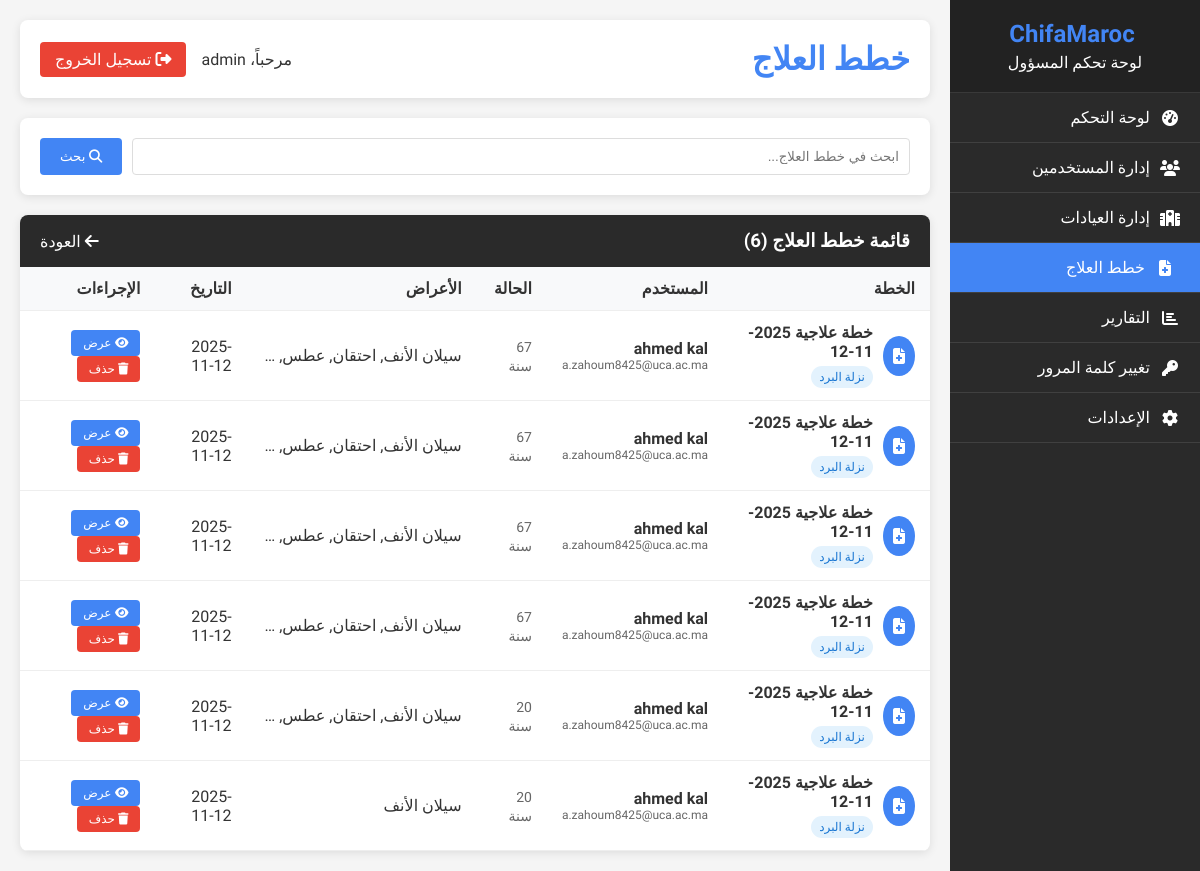
Before: /admin/treatment_plans.php (signed in) with the older database file.
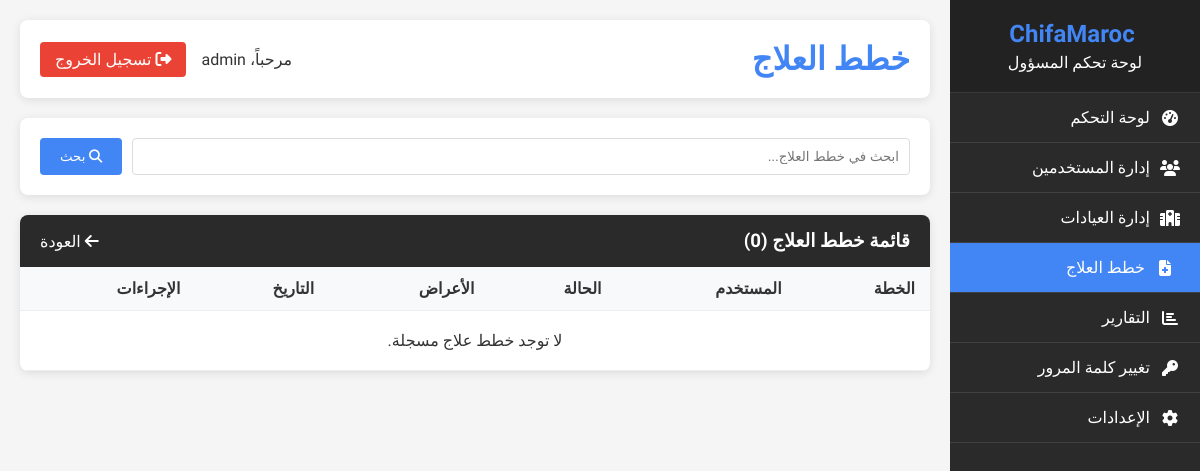
After: the same page with the newer database file.
### tables this page shows
CREATE TABLE `treatment_plans` (
  `id` int(11) NOT NULL AUTO_INCREMENT,
  `user_id` int(11) NOT NULL,
  `plan_name` varchar(255) NOT NULL,
  `symptoms` text NOT NULL,
  `age` int(11) NOT NULL,
  `health_condition` enum('good','average','poor','chronic') NOT NULL,
  `symptom_duration` enum('less_than_day','1-3','4-7','1-2','more_than_2') NOT NULL,
  `diagnosis` text,
  `recommendations` text,
  `medications` text,
  `follow_up_instructions` text,
  `plan_status` enum('active','completed','cancelled') DEFAULT 'active',
  `created_by` int(11) DEFAULT NULL COMMENT 'Admin user who created the plan',
  `created_at` timestamp NOT NULL DEFAULT CURRENT_TIMESTAMP,
  `updated_at` timestamp NOT NULL DEFAULT CURRENT_TIMESTAMP ON UPDATE CURRENT_TIMESTAMP,
  PRIMARY KEY (`id`),
  KEY `user_id` (`user_id`),
  KEY `created_by` (`created_by`),
  KEY `idx_plan_status` (`plan_status`),
  CONSTRAINT `treatment_plans_ibfk_1` FOREIGN KEY (`user_id`) REFERENCES `users` (`id`) ON DELETE CASCADE,
  CONSTRAINT `treatment_plans_ibfk_2` FOREIGN KEY (`created_by`) REFERENCES `users` (`id`) ON DELETE SET NULL
);

CREATE TABLE `users` (
  `id` int(11) NOT NULL AUTO_INCREMENT,
  `first_name` varchar(100) NOT NULL,
  `last_name` varchar(100) NOT NULL,
  `email` varchar(255) NOT NULL,
  `password` varchar(255) NOT NULL,
  `phone` varchar(20) DEFAULT NULL,
  `date_of_birth` date DEFAULT NULL,
  `gender` enum('male','female','other') DEFAULT NULL,
  `address` text,
  `city` varchar(100) DEFAULT NULL,
  `country` varchar(100) DEFAULT 'Morocco',
  `profile_image` varchar(255) DEFAULT NULL,
  `is_active` tinyint(1) DEFAULT '1',
  `email_verified` tinyint(1) DEFAULT '0',
  `verification_token` varchar(100) DEFAULT NULL,
  `reset_token` varchar(100) DEFAULT NULL,
  `reset_token_expiry` datetime DEFAULT NULL,
  `last_login` datetime DEFAULT NULL,
  `login_attempts` int(11) DEFAULT '0',
  `account_locked_until` datetime DEFAULT NULL,
  `created_at` timestamp NOT NULL DEFAULT CURRENT_TIMESTAMP,
  `updated_at` timestamp NOT NULL DEFAULT CURRENT_TIMESTAMP ON UPDATE CURRENT_TIMESTAMP,
  PRIMARY KEY (`id`),
  UNIQUE KEY `email` (`email`),
  KEY `idx_email` (`email`),
  KEY `idx_is_active` (`is_active`)
);

### admin/treatment_plans.php (the view, shortened to what the changed rows need)
<?php
$treatmentPlans = [];
$search = $_GET['search'] ?? '';
$page = max(1, intval($_GET['page'] ?? 1));
$limit = 20;
$offset = ($page - 1) * $limit;
try {
    $pdo = getDatabaseConnection();
    $query = "SELECT tp.*, u.first_name, u.last_name, u.email
              FROM treatment_plans tp
              JOIN users u ON tp.user_id = u.id
              WHERE 1=1";
    $params = [];
    $query .= " ORDER BY tp.created_at DESC LIMIT ? OFFSET ?";
    $params = array_merge($params, [$limit, $offset]);
    $stmt = $pdo->prepare($query);
    $stmt->execute($params);
    $treatmentPlans = $stmt->fetchAll();
    $countQuery = "SELECT COUNT(*) as total FROM treatment_plans tp JOIN users u ON tp.user_id = u.id WHERE 1=1";
    $countStmt = $pdo->prepare($countQuery);
    if ($search) {
        $countStmt->execute([$searchTerm, $searchTerm, $searchTerm, $searchTerm]);
    } else {
        $countStmt->execute();
    }
    $totalPlans = $countStmt->fetch()['total'];
} catch (PDOException $e) {
    $error = "حدث خطأ في جلب بيانات خطط العلاج: " . $e->getMessage();
    error_log("Error fetching treatment plans: " . $e->getMessage());
}
?>
<!DOCTYPE html>
<html lang="ar" dir="rtl">
<head>
    <link rel="stylesheet" href="https://cdnjs.cloudflare.com/ajax/libs/font-awesome/6.4.0/css/all.min.css">
</head>
<body>
    <div class="admin-container">
        <div class="sidebar">
            <div class="sidebar-header">
                <h2><i class="fas fa-hospital-heart"></i> ChifaMaroc</h2>
            </div>
        </div>
        <div class="main-content">
            <div class="header">
                <h1>خطط العلاج</h1>
            </div>
            <div class="plans-table">
                <div class="table-header">
                    <h3>قائمة خطط العلاج (<?php echo $totalPlans; ?>)</h3>
                    <div>
                        <a href="admin_dashboard.php" style="color: white; text-decoration: none;">
                        </a>
                    </div>
                </div>
                <table>
                    <thead>
                        <tr>
                            <th>الخطة</th>
                            <th>المستخدم</th>
                            <th>الحالة</th>
                            <th>الأعراض</th>
                            <th>التاريخ</th>
                            <th>الإجراءات</th>
                        </tr>
                    </thead>
                    <tbody>
                        <?php if (!empty($treatmentPlans)): ?>
                            <?php foreach ($treatmentPlans as $plan): ?>
                                <tr>
                                    <td>
                                        <div style="display: flex; align-items: center; gap: 10px;">
                                            <div class="plan-avatar">
                                                <i class="fas fa-file-medical"></i>
                                            </div>
                                            <div>
                                                <div style="font-weight: bold;"><?php echo htmlspecialchars($plan['plan_name']); ?></div>
                                                <div class="disease-badge"><?php echo htmlspecialchars($plan['disease_name'] ?? 'غير محدد'); ?></div>
                                            </div>
                                        </div>
                                    </td>
                                    <td>
                                        <div>
                                            <div style="font-weight: bold;"><?php echo htmlspecialchars($plan['first_name'] . ' ' . $plan['last_name']); ?></div>
                                            <div style="font-size: 12px; color: #666;"><?php echo htmlspecialchars($plan['email']); ?></div>
                                        </div>
                                    </td>
                                    <td>
                                        <span style="color: #666; font-size: 14px;">
                                            <?php echo htmlspecialchars($plan['age'] ?? 'غير محدد'); ?> سنة
                                        </span>
                                    </td>
                                    <td>
                                        <div style="max-width: 200px; overflow: hidden; text-overflow: ellipsis; white-space: nowrap;">
                                            <?php echo htmlspecialchars($plan['symptoms']); ?>
                                        </div>
                                    </td>
                                    <td><?php echo date('Y-m-d', strtotime($plan['created_at'])); ?></td>
                                    <td>
                                        <button class="action-btn btn-view" onclick="viewPlanDetails(<?php echo htmlspecialchars(json_encode($plan)); ?>)">
                                            <i class="fas fa-eye"></i> عرض
                                        </button>
                                        <a href="?action=delete&id=<?php echo $plan['id']; ?>" class="action-btn btn-delete" onclick="return confirm('هل أنت متأكد من حذف خطة العلاج هذه؟')">
                                            <i class="fas fa-trash"></i> حذف
                                        </a>
                                    </td>
                                </tr>
                            <?php endforeach; ?>
                        <?php else: ?>
                            <tr>
                                <td colspan="6" style="text-align: center; padding: 20px;">
                                    <?php echo $search ? 'لم يتم العثور على خطط علاج مطابقة للبحث.' : 'لا توجد خطط علاج مسجلة.'; ?>
                                </td>
                            </tr>
                        <?php endif; ?>
                    </tbody>
                </table>
            </div>
        </div>
    </div>
</body>
</html>

Changed rows visible on the page:
removed treatment_plans: plan_name "خطة علاجية 2025-11-12", disease_name "نزلة البرد", user.last_name "ahmed kal", user.email "a.zahoum8425@uca.ac.ma", age "67", created_at "2025-11-12"
removed treatment_plans: plan_name "خطة علاجية 2025-11-12", disease_name "نزلة البرد", user.last_name "ahmed kal", user.email "a.zahoum8425@uca.ac.ma", age "67", created_at "2025-11-12"
removed treatment_plans: plan_name "خطة علاجية 2025-11-12", disease_name "نزلة البرد", user.last_name "ahmed kal", user.email "a.zahoum8425@uca.ac.ma", age "67", created_at "2025-11-12"
removed treatment_plans: plan_name "خطة علاجية 2025-11-12", disease_name "نزلة البرد", user.last_name "ahmed kal", user.email "a.zahoum8425@uca.ac.ma", age "67", created_at "2025-11-12"
removed treatment_plans: plan_name "خطة علاجية 2025-11-12", disease_name "نزلة البرد", user.last_name "ahmed kal", user.email "a.zahoum8425@uca.ac.ma", age "20", created_at "2025-11-12"
removed treatment_plans: plan_name "خطة علاجية 2025-11-12", disease_name "نزلة البرد", user.last_name "ahmed kal", user.email "a.zahoum8425@uca.ac.ma", age "20", symptoms "سيلان الأنف", created_at "2025-11-12"
Other visible differences:
$totalPlans: "6" → "0"
text now shown: "لا توجد خطط علاج مسجلة."
